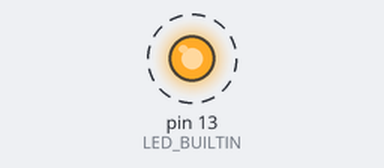
The sketch below on a simulated Arduino Mega 2560, built for the host (arithmetic inside an expression is 32-bit, double 64-bit). Parts: output pins drawn as LEDs (lit = HIGH). Dashed ring = blinking. WiFi joins after 1.5 s; servers stay silent unless stated.

Above: at 4.0 s.
Timing chart, 0 to 8.1 s (numbered marks = the images above):
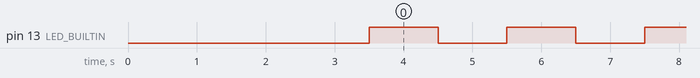

Measured:
- by itself, pin 13 (LED_BUILTIN): alternates HIGH for 1.0 s and LOW for 1.0 s

The sketch:

Test_02_Ethernet_UDP.ino
```cpp
#include <SPI.h>
#include <Ethernet.h>
#include<EthernetUdp.h>

byte mac[] = { 0xDE, 0xAD, 0xBE, 0xEF, 0xFE, 0xEB };
IPAddress IPADDRESS(192, 168, 0, 50);
byte host[] = {192, 168, 0, 19};
const unsigned int port = 8888;
EthernetUDP Udp;

float Bfield_X = 1001.63;
float Bfield_Y = 909.5;
float Bfield_Z = 1006.812;


// the setup function runs once when you press reset or power the board
void setup() {
  // initialize digital pin LED_BUILTIN as an output.
  pinMode(LED_BUILTIN, OUTPUT);

  delay(1000); // Allow ethernet chip time to initialise after being powered up
  Serial.begin(57600);

  //pinMode(53, OUTPUT); // Needed for slave select SPI for Mega (not connected)
  pinMode(10, OUTPUT); // SPI SS pin for most Arduino models (need to connect)

  Ethernet.begin(mac); // Putting only mac here means dhcp will be used (and assigned ip address will appear in router table)
  Udp.begin(port);
  delay(1000); // Allow ethernet chip time to initialise

  Udp.beginPacket(host, port);
  Udp.print("fluxgate BX=");
  Udp.print(String(Bfield_X,2));
  Udp.print(",BY=");
  Udp.print(String(Bfield_Y,2));
  Udp.print(",BZ=");
  Udp.print(String(Bfield_Z,2));
  Udp.print("\n");
  Udp.endPacket();
}

// the loop function runs over and over again forever
void loop() {
  digitalWrite(LED_BUILTIN, HIGH);   // turn the LED on (HIGH is the voltage level)
  delay(1000);                       // wait for a second
  digitalWrite(LED_BUILTIN, LOW);    // turn the LED off by making the voltage LOW
  delay(1000);                       // wait for a second
}
```
